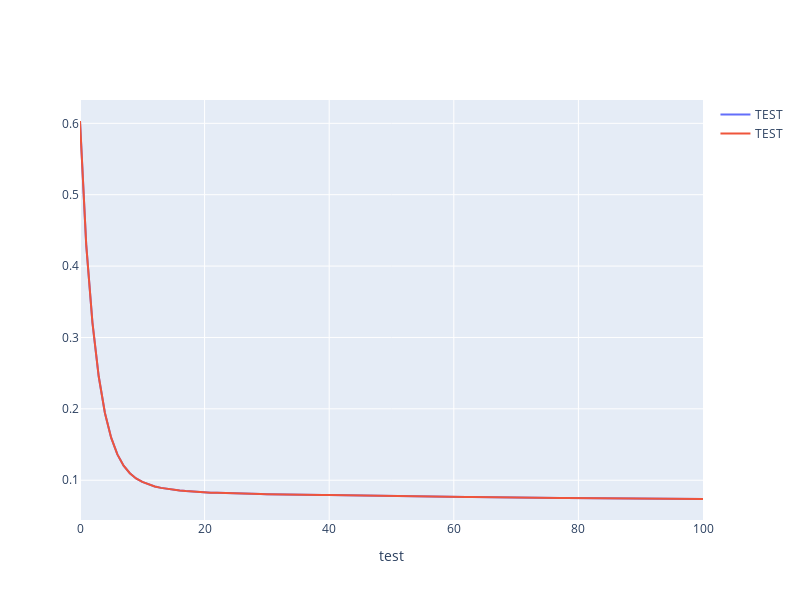

This figure's notebook cell:
### Code cell
from plotly.subplots import make_subplots
import plotly.graph_objects as go

fig = go.Figure()

fig.add_trace(
    go.Scatter(x=list(range(0, 101)), y=mlp.loss_curve_, name="TEST"),
    #row=1, col=1, 
)

fig.add_trace(
        go.Scatter(x=list(range(0, 101)), y=mlp.loss_curve_, name="TEST"),
    #row=1, col=2
)

fig.update_layout(height=600, width=800, xaxis_title="test")
fig.show()
